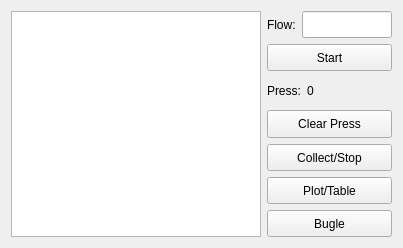
<?xml version="1.0" encoding="UTF-8"?>
<ui version="4.0">
 <class>DebugMcuProtoPageClass</class>
 <widget class="QWidget" name="DebugMcuProtoPageClass">
  <property name="geometry">
   <rect>
    <x>0</x>
    <y>0</y>
    <width>403</width>
    <height>248</height>
   </rect>
  </property>
  <property name="windowTitle">
   <string>Form</string>
  </property>
  <layout class="QHBoxLayout" name="horizontalLayout" stretch="2,1">
   <item>
    <layout class="QVBoxLayout" name="verticalLayout_2" stretch="1">
     <item>
      <widget class="TableCtrl" name="tableView"/>
     </item>
    </layout>
   </item>
   <item>
    <layout class="QVBoxLayout" name="verticalLayout">
     <item>
      <layout class="QHBoxLayout" name="horizontalLayout_3">
       <item>
        <widget class="QLabel" name="label">
         <property name="text">
          <string>Flow:</string>
         </property>
        </widget>
       </item>
       <item>
        <widget class="EditCtrl" name="flowEdit">
         <property name="sizePolicy">
          <sizepolicy hsizetype="Expanding" vsizetype="Expanding">
           <horstretch>0</horstretch>
           <verstretch>0</verstretch>
          </sizepolicy>
         </property>
        </widget>
       </item>
      </layout>
     </item>
     <item>
      <widget class="BtnCtrl" name="startBtn">
       <property name="sizePolicy">
        <sizepolicy hsizetype="Expanding" vsizetype="Expanding">
         <horstretch>0</horstretch>
         <verstretch>0</verstretch>
        </sizepolicy>
       </property>
       <property name="text">
        <string>Start</string>
       </property>
      </widget>
     </item>
     <item>
      <layout class="QHBoxLayout" name="horizontalLayout_2">
       <item>
        <widget class="QLabel" name="label_2">
         <property name="text">
          <string>Press:</string>
         </property>
        </widget>
       </item>
       <item>
        <widget class="QLabel" name="pressLbl">
         <property name="sizePolicy">
          <sizepolicy hsizetype="Expanding" vsizetype="Expanding">
           <horstretch>0</horstretch>
           <verstretch>0</verstretch>
          </sizepolicy>
         </property>
         <property name="text">
          <string>0</string>
         </property>
        </widget>
       </item>
      </layout>
     </item>
     <item>
      <widget class="BtnCtrl" name="clearBtn">
       <property name="sizePolicy">
        <sizepolicy hsizetype="Expanding" vsizetype="Expanding">
         <horstretch>0</horstretch>
         <verstretch>0</verstretch>
        </sizepolicy>
       </property>
       <property name="maximumSize">
        <size>
         <width>16777215</width>
         <height>16777215</height>
        </size>
       </property>
       <property name="text">
        <string>Clear Press</string>
       </property>
      </widget>
     </item>
     <item>
      <widget class="BtnCtrl" name="collectBtn">
       <property name="sizePolicy">
        <sizepolicy hsizetype="Expanding" vsizetype="Expanding">
         <horstretch>0</horstretch>
         <verstretch>0</verstretch>
        </sizepolicy>
       </property>
       <property name="maximumSize">
        <size>
         <width>16777215</width>
         <height>16777215</height>
        </size>
       </property>
       <property name="text">
        <string>Collect/Stop</string>
       </property>
      </widget>
     </item>
     <item>
      <widget class="BtnCtrl" name="plotBtn">
       <property name="sizePolicy">
        <sizepolicy hsizetype="Expanding" vsizetype="Expanding">
         <horstretch>0</horstretch>
         <verstretch>0</verstretch>
        </sizepolicy>
       </property>
       <property name="text">
        <string>Plot/Table</string>
       </property>
      </widget>
     </item>
     <item>
      <widget class="BtnCtrl" name="bugleBtn">
       <property name="sizePolicy">
        <sizepolicy hsizetype="Expanding" vsizetype="Expanding">
         <horstretch>0</horstretch>
         <verstretch>0</verstretch>
        </sizepolicy>
       </property>
       <property name="text">
        <string>Bugle</string>
       </property>
      </widget>
     </item>
    </layout>
   </item>
  </layout>
 </widget>
 <customwidgets>
  <customwidget>
   <class>TableCtrl</class>
   <extends>QTableView</extends>
   <header>tablectrl.h</header>
  </customwidget>
  <customwidget>
   <class>BtnCtrl</class>
   <extends>QPushButton</extends>
   <header>btnctrl.h</header>
  </customwidget>
  <customwidget>
   <class>EditCtrl</class>
   <extends>QLineEdit</extends>
   <header>editctrl.h</header>
  </customwidget>
 </customwidgets>
 <resources/>
 <connections/>
</ui>
